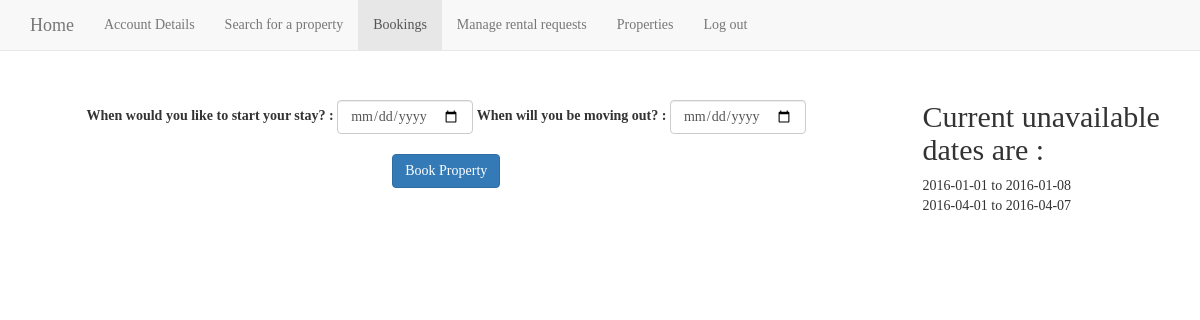
Screenshot of /booking.php?property_id=1 (signed in) with the database file from the repository.
### tables this page shows
CREATE TABLE `Booking` (
  `b_status` varchar(20) NOT NULL,
  `start_date` date NOT NULL,
  `end_date` date NOT NULL,
  `member_id` int(8) NOT NULL,
  `property_id` int(8) NOT NULL
);

### booking.php (the view, shortened to what this page needs)
<!DOCTYPE HTML>
<html>
<head>
    <link href="css/bootstrap.min.css" rel="stylesheet">
    <link href="css/stylish-portfolio.css" rel="stylesheet">
    <link href="font-awesome/css/font-awesome.min.css" rel="stylesheet" type="text/css">
</head>
<body>
<?php
if(isset($_GET['property_id'])){
    include_once 'config/connection.php';
    $query2 = "SELECT start_date, end_date FROM Booking NATURAL JOIN Properties WHERE property_id = ? AND Booking.b_status = 'confirmed'";
    if($stmt2 = $con->prepare($query2)){
        $startend = array();
        $week = array();
        $stmt2->bind_Param("i", $_GET['property_id']);
        $stmt2->execute();
        $result2 = $stmt2->get_result();
        $row2 = $result2->fetch_assoc();
        while(!empty($row2)){
            $startend['start'] = $row2['start_date'];
            $startend['end'] = $row2['end_date'];
            array_push($week, $startend);
            $row2 = $result2->fetch_assoc();
        }
    }
}
?>
    <nav class="navbar navbar-toolbar navbar-default navbar-fixed-top">
      <div class="container">
        <div class="navbar-header">
          <a class="navbar-brand" href="index.php"> Home </a>
        </div>
        <div id="navbar" class="navbar-collapse collapse">
          <ul class="nav navbar-nav">
            <li><a href="profile.php">Account Details</a></li>
            <li><a href="search.php">Search for a property</a></li>
            <li class="active"><a href="my-bookings.php"> Bookings</a></li>
            <li><a href="my-confirmations.php">Manage rental requests</a></li>
            <li><a href="my-properties.php"> Properties</a></li>
            <li><a href="index.php?logout=1">Log out</a></li>
          </ul>
        </div>
      </div>
    </nav>
    <aside class="callout2">
    </aside>
<div class='row'>
    <div class='col-md-9 text-vertical-center-b'>
        <form name='book' id='book' action='booking.php?property_id=<?php echo $_GET['property_id']; ?>' method='post'>
            <fieldset class="form-inline">
            <br>
                <label for="startDate"> When would you like to start your stay? :</label>
                <input type="date" class="form-control" name="startDate" id="startDate" placeholder="YYYY-MM-DD">
                <label for="endDate"> When will you be moving out? : </label>
                <input type="date" class="form-control" name="endDate" id="endDate" placeholder="YYYY-MM-DD">
            </fieldset>
            <br>
            <button name="bookBtn" id="bookBtn" type="submit" class="btn btn-primary">Book Property</button>
        </form>
    </div>
    <div class='col-md-3'>
    <h2> Current unavailable dates are :</h2>
    <?php
        while(!empty($week)){
            $thisweek = array_shift($week);
            echo $thisweek['start'] . " to " . $thisweek['end'];
            echo '<br>';
        }
    ?>
    </div>
</div>
</body>
</html>

### css/stylish-portfolio.css (style rules this page uses)
html, body { width: 100%; height: 100%; }
body { font-family: "Cambria"; }
.text-vertical-center-b { display: table-cell; text-align: center; vertical-align: middle; }

### rows the page displays
booking: start_date "2016-01-01", end_date "2016-01-08"
booking: start_date "2016-04-01", end_date "2016-04-07"
